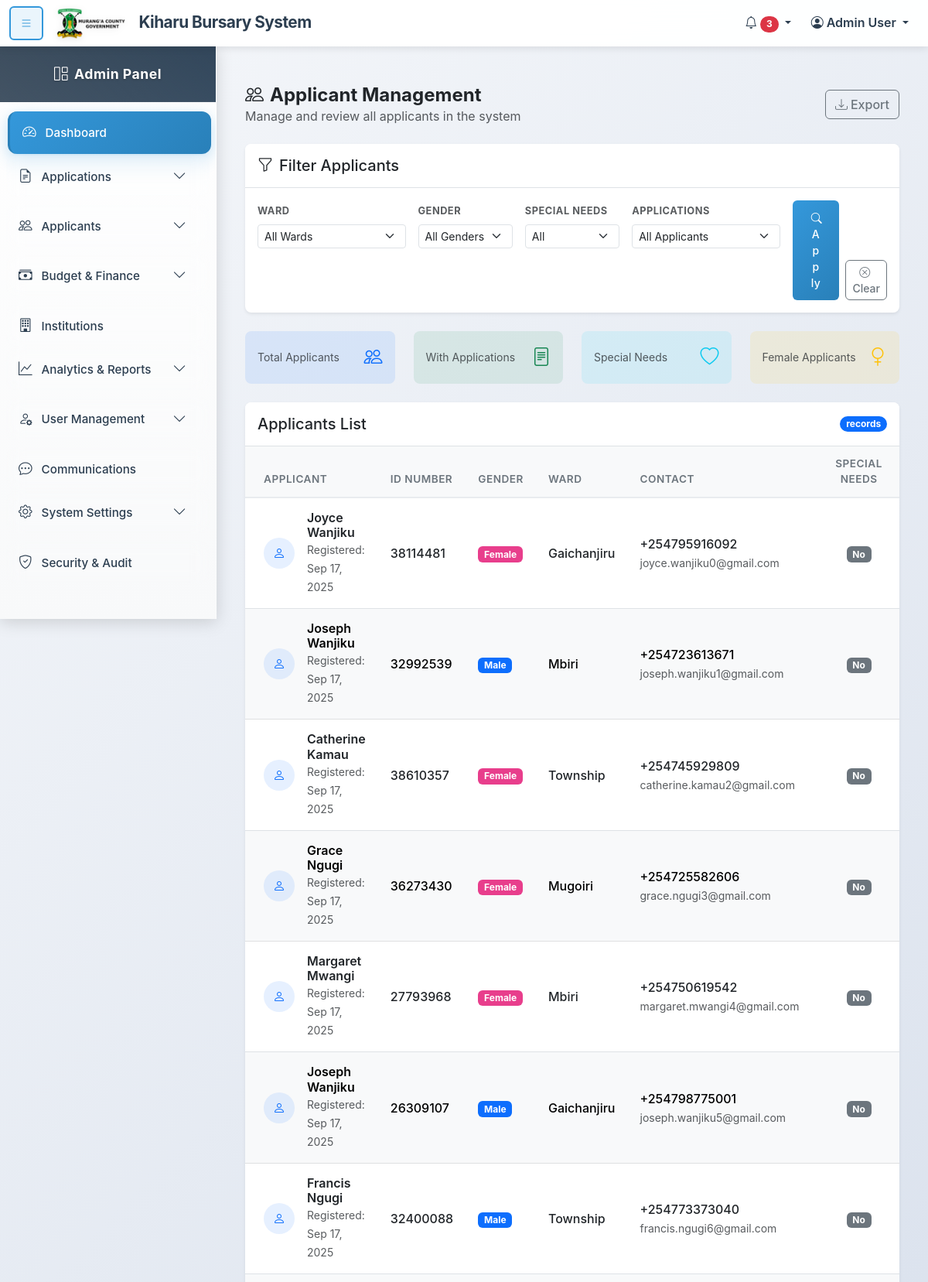
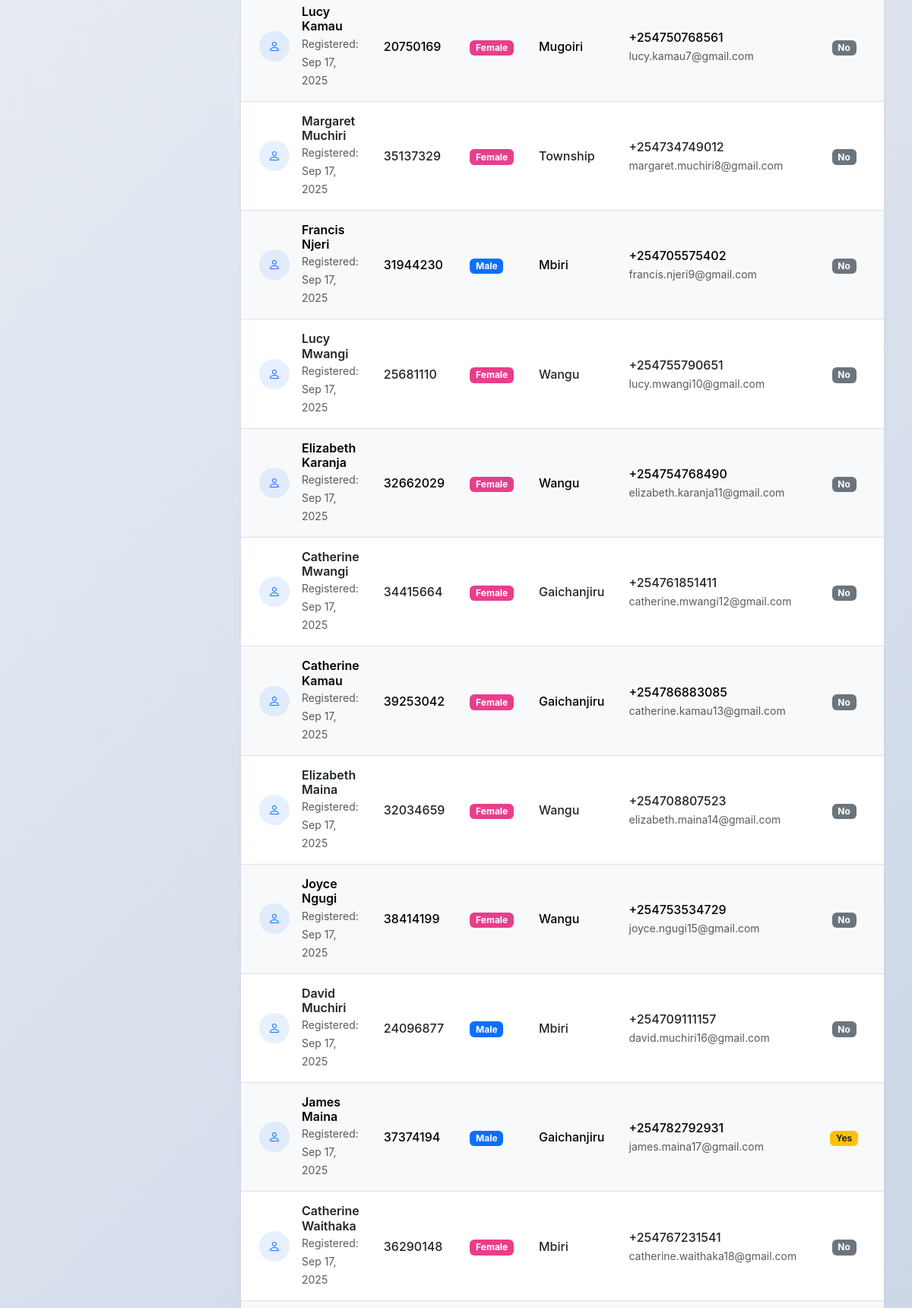
Page /applicants/ (signed in, upper part) on the committed database (2 pictures, top to bottom).
### kiharu_system/models.py (models this page shows, shortened)
class Applicant(models.Model):
    GENDER_CHOICES = (
        ('M', 'Male'),
        ('F', 'Female'),
    )
    user = models.OneToOneField(User, on_delete=models.CASCADE, related_name='applicant_profile')
    gender = models.CharField(max_length=1, choices=GENDER_CHOICES)
    date_of_birth = models.DateField()
    id_number = models.CharField(max_length=20, unique=True)
    ward = models.ForeignKey(Ward, on_delete=models.SET_NULL, null=True, related_name='residents')
    location = models.ForeignKey(Location, on_delete=models.SET_NULL, null=True)
    sublocation = models.ForeignKey(SubLocation, on_delete=models.SET_NULL, null=True)
    village = models.ForeignKey(Village, on_delete=models.SET_NULL, null=True)
    physical_address = models.TextField()
    postal_address = models.CharField(max_length=100, blank=True, null=True)
    special_needs = models.BooleanField(default=False)
    special_needs_description = models.TextField(blank=True, null=True)

class User(AbstractUser):
    USER_TYPES = (
        ('applicant', 'Applicant'),
        ('admin', 'Administrator'),
        ('reviewer', 'Application Reviewer'),
        ('finance', 'Finance Officer'),
    )
    user_type = models.CharField(max_length=20, choices=USER_TYPES, default='applicant')
    id_number = models.CharField(max_length=20, unique=True, null=True, blank=True)
    phone_regex = RegexValidator(
        regex=r'^\+254\d{9}$',
        message="Phone number must be entered in the format: '+254XXXXXXXXX'. Exactly 12 digits including country code."
    )
    phone_number = models.CharField(validators=[phone_regex], max_length=17, blank=True)

class Ward(models.Model):
    name = models.CharField(max_length=100)
    description = models.TextField(blank=True, null=True)

### kiharu_system/views.py (the view)
# urls.py: path('applicants/', views.applicant_list, name='applicant_list'),
@login_required
@user_passes_test(is_admin)
def applicant_list(request):
    applicants = Applicant.objects.all().select_related('user', 'ward')
    ward = request.GET.get('ward')
    gender = request.GET.get('gender')
    special_needs = request.GET.get('special_needs')
    if ward:
        applicants = applicants.filter(ward__id=ward)
    if gender:
        applicants = applicants.filter(gender=gender)
    if special_needs == 'true':
        applicants = applicants.filter(special_needs=True)
    paginator = Paginator(applicants, 25)
    page_number = request.GET.get('page')
    page_obj = paginator.get_page(page_number)
    wards = Ward.objects.all()
    context = {
        'page_obj': page_obj,
        'wards': wards,
        'current_ward': ward,
        'current_gender': gender,
        'current_special_needs': special_needs,
    }
    return render(request, 'admin/applicant_list.html', context)

### kiharu_system/views.py (called while the page is built)
def is_admin(user):
    return user.user_type == 'admin'

### templates/admin/applicant_list.html (shortened to what this page needs)
{% extends 'admin_base.html' %}
{% load static %}
{% block content %}
<div class="container-fluid py-4">
    <div class="d-flex justify-content-between align-items-center mb-4">
        <div>
            <h2 class="h4 mb-0 fw-bold text-dark">
                <i class="bi bi-people me-2"></i>Applicant Management
            </h2>
            <p class="text-muted mb-0">Manage and review all applicants in the system</p>
        </div>
        <div>
            <button class="btn btn-outline-secondary">
                <i class="bi bi-download me-1"></i>Export
            </button>
        </div>
    </div>
    <div class="card shadow-sm border-0 mb-4">
        <div class="card-header bg-white py-3 border-bottom">
            <h5 class="card-title mb-0 text-dark">
                <i class="bi bi-funnel me-2"></i>Filter Applicants
            </h5>
        </div>
        <div class="card-body">
            <form method="get" class="row g-3">
                <div class="col-md-3">
                    <label for="ward" class="form-label small text-muted fw-bold">Ward</label>
                    <select class="form-select form-select-sm" name="ward" id="ward">
                        <option value="">All Wards</option>
                    </select>
                </div>
                <div class="col-md-2">
                    <label for="gender" class="form-label small text-muted fw-bold">Gender</label>
                    <select class="form-select form-select-sm" name="gender" id="gender">
                        <option value="">All Genders</option>
                    </select>
                </div>
                <div class="col-md-2">
                    <label for="special_needs" class="form-label small text-muted fw-bold">Special Needs</label>
                    <select class="form-select form-select-sm" name="special_needs" id="special_needs">
                        <option value="">All</option>
                    </select>
                </div>
                <div class="col-md-3">
                    <label class="form-label small text-muted fw-bold">Applications</label>
                    <select class="form-select form-select-sm" name="has_applications">
                        <option value="">All Applicants</option>
                    </select>
                </div>
                <div class="col-md-2 d-flex align-items-end">
                    <button type="submit" class="btn btn-primary btn-sm me-2">
                        <i class="bi bi-search me-1"></i>Apply
                    </button>
                    <a href="{% url 'applicant_list' %}" class="btn btn-outline-secondary btn-sm">
                        <i class="bi bi-x-circle me-1"></i>Clear
                    </a>
                </div>
            </form>
        </div>
    </div>
    <div class="row mb-4">
        <div class="col-md-3">
            <div class="card bg-primary bg-opacity-10 border-0">
                <div class="card-body py-3">
                    <div class="d-flex align-items-center">
                        <div class="flex-grow-1">
                            <p class="text-muted small mb-0">Total Applicants</p>
                        </div>
                        <div class="flex-shrink-0">
                            <i class="bi bi-people fs-4 text-primary"></i>
                        </div>
                    </div>
                </div>
            </div>
        </div>
        <div class="col-md-3">
            <div class="card bg-success bg-opacity-10 border-0">
                <div class="card-body py-3">
                    <div class="d-flex align-items-center">
                        <div class="flex-grow-1">
                            <p class="text-muted small mb-0">With Applications</p>
                        </div>
                        <div class="flex-shrink-0">
                            <i class="bi bi-file-text fs-4 text-success"></i>
                        </div>
                    </div>
                </div>
            </div>
        </div>
        <div class="col-md-3">
            <div class="card bg-info bg-opacity-10 border-0">
                <div class="card-body py-3">
                    <div class="d-flex align-items-center">
                        <div class="flex-grow-1">
                            <p class="text-muted small mb-0">Special Needs</p>
                        </div>
                        <div class="flex-shrink-0">
                            <i class="bi bi-heart fs-4 text-info"></i>
                        </div>
                    </div>
                </div>
            </div>
        </div>
        <div class="col-md-3">
            <div class="card bg-warning bg-opacity-10 border-0">
                <div class="card-body py-3">
                    <div class="d-flex align-items-center">
                        <div class="flex-grow-1">
                            <p class="text-muted small mb-0">Female Applicants</p>
                        </div>
                        <div class="flex-shrink-0">
                            <i class="bi bi-gender-female fs-4 text-warning"></i>
                        </div>
                    </div>
                </div>
            </div>
        </div>
    </div>
    <div class="card shadow-sm border-0">
        <div class="card-header bg-white py-3 border-bottom d-flex justify-content-between align-items-center">
            <h5 class="card-title mb-0 text-dark">Applicants List</h5>
            <span class="badge bg-primary rounded-pill">{{ paginator.count }} records</span>
        </div>
        <div class="card-body p-0">
            <div class="table-responsive">
                <table class="table table-hover align-middle mb-0">
                    <thead class="table-light">
                        <tr>
                            <th class="ps-4">Applicant</th>
                            <th>ID Number</th>
                            <th>Gender</th>
                            <th>Ward</th>
                            <th>Contact</th>
                            <th class="text-center">Special Needs</th>
                            <th class="text-center">Applications</th>
                        </tr>
                    </thead>
                    <tbody>
                        {% for applicant in page_obj %}
                        <tr class="{% cycle '' 'table-light' %}">
                            <td class="ps-4">
                                <div class="d-flex align-items-center">
                                    <div class="flex-shrink-0">
                                        <div class="bg-primary bg-opacity-10 rounded-circle d-flex align-items-center justify-content-center" style="width: 40px; height: 40px;">
                                            <i class="bi bi-person text-primary"></i>
                                        </div>
                                    </div>
                                    <div class="flex-grow-1 ms-3">
                                        <h6 class="mb-0 fw-semibold">{{ applicant.user.first_name }} {{ applicant.user.last_name }}</h6>
                                        <small class="text-muted">Registered: {{ applicant.user.date_joined|date:"M d, Y" }}</small>
                                    </div>
                                </div>
                            </td>
                            <td>
                                <span class="fw-medium">{{ applicant.id_number }}</span>
                            </td>
                            <td>
                                <span class="badge {% if applicant.gender == 'M' %}bg-primary{% else %}bg-pink{% endif %}">
                                    {{ applicant.get_gender_display }}
                                </span>
                            </td>
                            <td>
                                <span class="fw-medium">{{ applicant.ward.name }}</span>
                            </td>
                            <td>
                                <div>
                                    <div class="fw-medium">{{ applicant.user.phone_number|default:"-" }}</div>
                                    <small class="text-muted">{{ applicant.user.email }}</small>
                                </div>
                            </td>
                            <td class="text-center">
                                {% if applicant.special_needs %}
                                    <span class="badge bg-warning text-dark">Yes</span>
                                {% else %}
                                    <span class="badge bg-secondary">No</span>
                                {% endif %}
                            </td>
                            <td class="text-center">
                            </td>
                        </tr>
                        {% endfor %}
                    </tbody>
                </table>
            </div>
        </div>
    </div>
</div>
{% endblock %}

### templates/admin_base.html (style rules this page uses)
:root { --sidebar-width: 280px; --sidebar-collapsed-width: 70px; --navbar-height: 60px; --primary-color: #2c3e50; --secondary-color: #34495e; --accent-color: #3498db; --light-bg: #f8f9fa; --transition-speed: 0.3s; --shadow-light: 0 2px 10px rgba(0,0,0,0.1); --shadow-medium: 0 4px 20px rgba(0,0,0,0.15); --sidebar-bg: linear-gradient(180deg, #ffffff 0%, #f8f9fa 100%); }
* { box-sizing: border-box; }
body { font-family: 'Inter', 'Segoe UI', system-ui, -apple-system, sans-serif; background: linear-gradient(135deg, #f5f7fa 0%, #c3cfe2 100%); margin: 0; padding: 0; overflow-x: hidden; transition: all var(--transition-speed) cubic-bezier(0.4, 0, 0.2, 1); }
.badge { animation: pulse 2s infinite; }
.btn-primary { background: linear-gradient(135deg, var(--accent-color), #2980b9); border: none; border-radius: 10px; padding: 12px 24px; font-weight: 600; letter-spacing: 0.5px; transition: all var(--transition-speed) cubic-bezier(0.4, 0, 0.2, 1); position: relative; overflow: hidden; }
.btn-primary::before { content: ''; position: absolute; top: 0; left: -100%; width: 100%; height: 100%; background: linear-gradient(90deg, transparent, rgba(255,255,255,0.2), transparent); transition: left 0.6s ease; }

### templates/admin/applicant_list.html (style rules this page uses)
.card { border-radius: 0.5rem; transition: transform 0.2s ease, box-shadow 0.2s ease; }
.card-header { border-radius: 0.5rem 0.5rem 0 0 !important; }
.table th { font-weight: 600; font-size: 0.85rem; text-transform: uppercase; letter-spacing: 0.5px; color: #6c757d; border-bottom: 2px solid #e9ecef; padding: 0.75rem 1rem; }
.table td { padding: 1rem; vertical-align: middle; }
.btn { border-radius: 0.375rem; font-weight: 500; }
.badge { font-size: 0.75em; padding: 0.35em 0.65em; }
.form-label { font-size: 0.8rem; text-transform: uppercase; letter-spacing: 0.5px; }
.bg-pink { background-color: #e83e8c !important; color: white; }

### rows in the picture
Applicant: user.first_name "Joyce", user.last_name "Wanjiku", user.date_joined "Sep 17, 2025", id_number "38114481", gender "Female", ward.name "Gaichanjiru", user.phone_number "+254795916092", user.email "joyce.wanjiku0@gmail.com", special_needs "No"
Applicant: user.first_name "Joseph", user.last_name "Wanjiku", user.date_joined "Sep 17, 2025", id_number "32992539", gender "Male", ward.name "Mbiri", user.phone_number "+254723613671", user.email "joseph.wanjiku1@gmail.com", special_needs "No"
Applicant: user.first_name "Catherine", user.last_name "Kamau", user.date_joined "Sep 17, 2025", id_number "38610357", gender "Female", ward.name "Township", user.phone_number "+254745929809", user.email "catherine.kamau2@gmail.com", special_needs "No"
Applicant: user.first_name "Grace", user.last_name "Ngugi", user.date_joined "Sep 17, 2025", id_number "36273430", gender "Female", ward.name "Mugoiri", user.phone_number "+254725582606", user.email "grace.ngugi3@gmail.com", special_needs "No"
Applicant: user.first_name "Margaret", user.last_name "Mwangi", user.date_joined "Sep 17, 2025", id_number "27793968", gender "Female", ward.name "Mbiri", user.phone_number "+254750619542", user.email "margaret.mwangi4@gmail.com", special_needs "No"
Applicant: user.first_name "Joseph", user.last_name "Wanjiku", user.date_joined "Sep 17, 2025", id_number "26309107", gender "Male", ward.name "Gaichanjiru", user.phone_number "+254798775001", user.email "joseph.wanjiku5@gmail.com", special_needs "No"
Applicant: user.first_name "Francis", user.last_name "Ngugi", user.date_joined "Sep 17, 2025", id_number "32400088", gender "Male", ward.name "Township", user.phone_number "+254773373040", user.email "francis.ngugi6@gmail.com", special_needs "No"
Applicant: user.first_name "Lucy", user.last_name "Kamau", user.date_joined "Sep 17, 2025", id_number "20750169", gender "Female", ward.name "Mugoiri", user.phone_number "+254750768561", user.email "lucy.kamau7@gmail.com", special_needs "No"
Applicant: user.first_name "Margaret", user.last_name "Muchiri", user.date_joined "Sep 17, 2025", id_number "35137329", gender "Female", ward.name "Township", user.phone_number "+254734749012", user.email "margaret.muchiri8@gmail.com", special_needs "No"
Applicant: user.first_name "Francis", user.last_name "Njeri", user.date_joined "Sep 17, 2025", id_number "31944230", gender "Male", ward.name "Mbiri", user.phone_number "+254705575402", user.email "francis.njeri9@gmail.com", special_needs "No"
Applicant: user.first_name "Lucy", user.last_name "Mwangi", user.date_joined "Sep 17, 2025", id_number "25681110", gender "Female", ward.name "Wangu", user.phone_number "+254755790651", user.email "lucy.mwangi10@gmail.com", special_needs "No"
Applicant: user.first_name "Elizabeth", user.last_name "Karanja", user.date_joined "Sep 17, 2025", id_number "32662029", gender "Female", ward.name "Wangu", user.phone_number "+254754768490", user.email "elizabeth.karanja11@gmail.com", special_needs "No"
Applicant: user.first_name "Catherine", user.last_name "Mwangi", user.date_joined "Sep 17, 2025", id_number "34415664", gender "Female", ward.name "Gaichanjiru", user.phone_number "+254761851411", user.email "catherine.mwangi12@gmail.com", special_needs "No"
Applicant: user.first_name "Catherine", user.last_name "Kamau", user.date_joined "Sep 17, 2025", id_number "39253042", gender "Female", ward.name "Gaichanjiru", user.phone_number "+254786883085", user.email "catherine.kamau13@gmail.com", special_needs "No"
Applicant: user.first_name "Elizabeth", user.last_name "Maina", user.date_joined "Sep 17, 2025", id_number "32034659", gender "Female", ward.name "Wangu", user.phone_number "+254708807523", user.email "elizabeth.maina14@gmail.com", special_needs "No"
Applicant: user.first_name "Joyce", user.last_name "Ngugi", user.date_joined "Sep 17, 2025", id_number "38414199", gender "Female", ward.name "Wangu", user.phone_number "+254753534729", user.email "joyce.ngugi15@gmail.com", special_needs "No"
Applicant: user.first_name "David", user.last_name "Muchiri", user.date_joined "Sep 17, 2025", id_number "24096877", gender "Male", ward.name "Mbiri", user.phone_number "+254709111157", user.email "david.muchiri16@gmail.com", special_needs "No"
Applicant: user.first_name "James", user.last_name "Maina", user.date_joined "Sep 17, 2025", id_number "37374194", gender "Male", ward.name "Gaichanjiru", user.phone_number "+254782792931", user.email "james.maina17@gmail.com", special_needs "Yes"
Applicant: user.first_name "Catherine", user.last_name "Waithaka", user.date_joined "Sep 17, 2025", id_number "36290148", gender "Female", ward.name "Mbiri", user.phone_number "+254767231541", user.email "catherine.waithaka18@gmail.com", special_needs "No"
